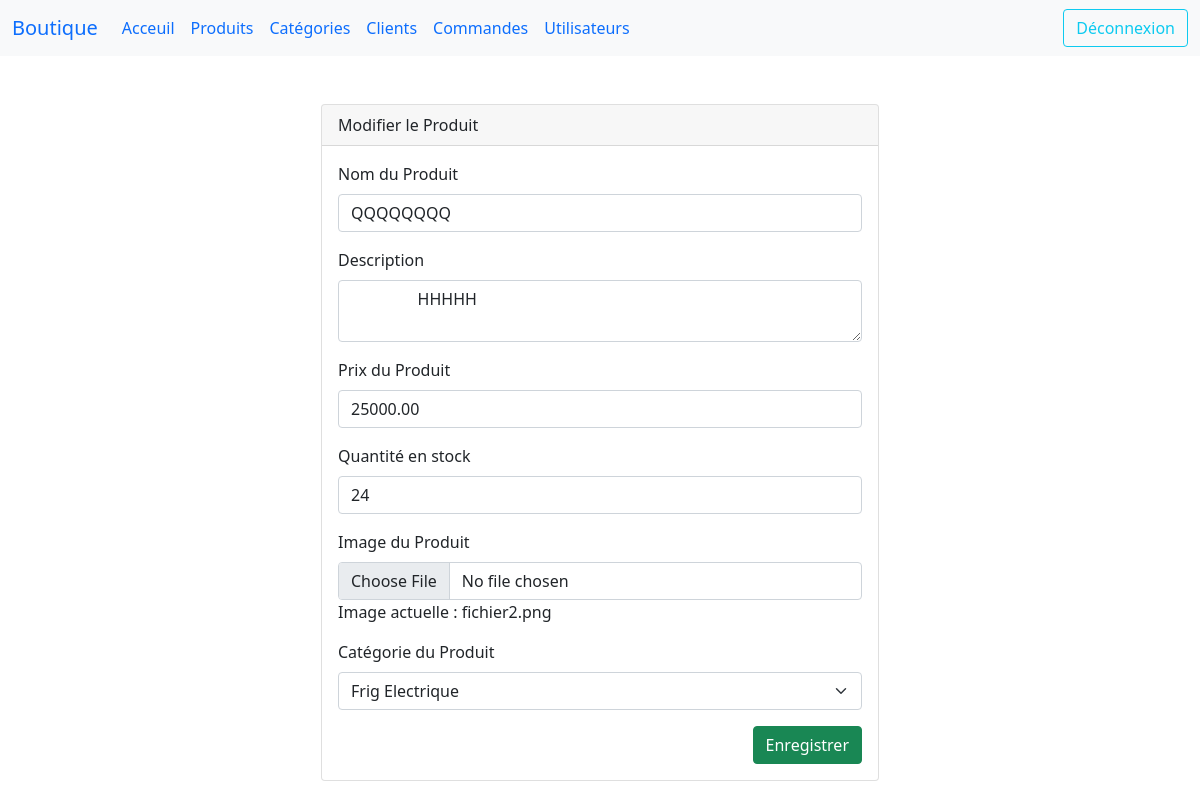
Screenshot of /exo-ecom/product-edit.php?id=23 with the database file from the repository.
### tables this page shows
CREATE TABLE IF NOT EXISTS `produit` (
  `ID` int NOT NULL AUTO_INCREMENT,
  `nom` varchar(255) NOT NULL,
  `description` text,
  `prix` decimal(10,2) NOT NULL,
  `quantite_stock` int NOT NULL,
  `image` varchar(255) DEFAULT NULL,
  `Categorie_ID` int DEFAULT NULL,
  PRIMARY KEY (`ID`),
  KEY `Categorie_ID` (`Categorie_ID`)
);

### exo-ecom/product-edit.php (the view, shortened to what this page needs)
<?php
if (isset($_GET['id']) && is_numeric($_GET['id'])) {
    $id = $_GET['id'];
    $dbHost = "localhost";
    $dbUser = "root";
    $dbPassword = "";
    $dbName = "e-com-exam";
    $db = new mysqli($dbHost, $dbUser, $dbPassword, $dbName);
    $query = "SELECT ID, nom, description, prix, quantite_stock, image, Categorie_ID FROM produit WHERE ID = ?";
    $stmt = $db->prepare($query);
    $stmt->bind_param("i", $id);
    $stmt->execute();
    $result = $stmt->get_result();
    if ($result->num_rows == 1) {
        $row = $result->fetch_assoc();
        $product_name = $row['nom'];
        $description = $row['description'];
        $prix = $row['prix'];
        $quantite_stock = $row['quantite_stock'];
        $image = $row['image'];
        $category_id = $row['Categorie_ID'];
    } else {
        header("Location: product-list.php");
        exit();
    }
} else {
    header("Location: product-list.php");
    exit();
}
?>
<!DOCTYPE html>
<html lang="en">
<head>
    <link rel="stylesheet" href="bootstrap/css/bootstrap.min.css">
</head>
<body>
<?php include "navbar.php"; ?>
<div class="container mt-5">
    <div class="card col-md-6 offset-3">
        <div class="card-header">Modifier le Produit</div>
        <div class="card-body">
            <form action="product-update.php" method="post" enctype="multipart/form-data">
                <div class="mb-3">
                    <label for="product_name" class="form-label">Nom du Produit</label>
                    <input type="text" class="form-control" id="product_name" name="product_name"
                           value="<?php echo $product_name; ?>">
                </div>
                <div class="mb-3">
                    <label for="description" class="form-label">Description</label>
                    <textarea class="form-control" id="description" name="description"
                              placeholder="Ecrivez une description du produit ici"><?php echo $description; ?></textarea>
                </div>
                <div class="mb-3">
                    <label for="prix" class="form-label">Prix du Produit</label>
                    <input type="number" class="form-control" id="prix" name="prix" value="<?php echo $prix; ?>">
                </div>
                <div class="mb-3">
                    <label for="quantite_stock" class="form-label">Quantité en stock</label>
                    <input type="number" class="form-control" id="quantite_stock" name="quantite_stock"
                           value="<?php echo $quantite_stock; ?>">
                </div>
                <div class="mb-3">
                    <label for="image" class="form-label">Image du Produit</label>
                    <input type="file" class="form-control" id="image" name="image">
                    <p>Image actuelle : <?php echo $image; ?></p>
                </div>
                <div class="mb-3">
                    <label for="category" class="form-label">Catégorie du Produit</label>
                    <select class="form-select" id="category" name="category">
                        <?php
                        $db = new mysqli($dbHost, $dbUser, $dbPassword, $dbName);
                        $query = "SELECT ID, nom FROM categorie";
                        $result = $db->query($query);
                        if ($result->num_rows > 0) {
                            while ($row = $result->fetch_assoc()) {
                                $selected = ($row['ID'] == $category_id) ? 'selected' : '';
                                echo '<option value="' . $row['ID'] . '" ' . $selected . '>' . $row['nom'] . '</option>';
                            }
                        }
                        ?>
                    </select>
                </div>
                <button class="btn btn-success float-end" type="submit">Enregistrer</button>
            </form>
        </div>
    </div>
</div>
</body>
</html>

### rows the page displays
produit: product_name "QQQQQQQQ", description "HHHHH", prix "25000.00", quantite_stock "24", image "fichier2.png"

### other values shown
form field category "Frig Electrique"
